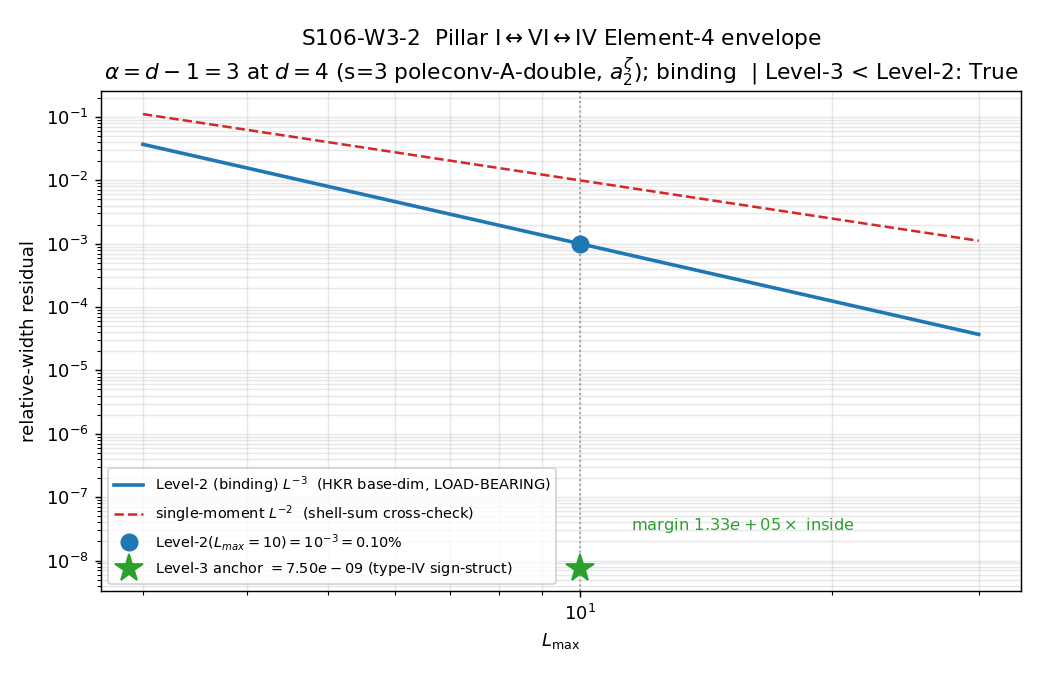

Python code for this plot:
#!/usr/bin/env python3
# -*- coding: utf-8 -*-
"""
S106-W3-2-PILLAR-I-VI-IV-ENVELOPE
=================================

Derive the MISSING Element-4 binding Level-2 `L^{-alpha}` algebraic-convergence
envelope for the Pillar I <-> VI <-> IV cross-pillar bridge (acoustic <->
Hawking-transit <-> a2-emergent-metric), the envelope that the §VII.CB bridge
row (gate 3c) consumes as its Element 4.

Substrate-IS direction (binding for the wave):
    Substrate (Pillar I acoustic) IS the type-IV core EMT  Tr_{M_2(C)}(P_a2 . T^{(IV)})
      -> bridge map (HKR L_max->inf boundary map o Connes-Karoubi pairing, s=3 poleconv-A-double)
      -> Laboratory/emergent (Pillar IV a2-metric) IN the continuum BZ-trace image c_continuum = g_M.

This gate is an ANALYTIC envelope derivation + a binding-vs-non-binding sub-class
determination + an npz-witness read of the S105 type-IV Level-3 anchor.  NO heavy
linear algebra.  NO registry landing here (that is gate 3c, GATED on this gate's
non-FAIL verdict).

Plan: sessions/session-plan/session-106-plan-w3.md §W3-2 (full R3 gate block).

Derivation (the [CHAIN] substitution chain; see WP §W3-2 for the full prose):
    Def 1: zeta_{D_K}(s) = Sum_k m_k lambda_k^{-2s}  [poleconv-A-double].
    Def 2: TWO labels carried per the regulator-pin Mellin discipline:
              pole_in_s = 3       -- the VII.T "substrate-distance-1 pole" index
                                     (FIRST pole descending the convergence cone;
                                      the VII.AF.1/VII.AG.1 canonical label),
              curvature_grade_n=2 -- the a2 Seeley-DeWitt curvature degree the
                                     continuum image lives on.
            These are DISTINCT integer meshes; they are NOT related by n=d-2s
            (which would give n=-2 at s=3).  The s=3 label is the cone pole index;
            n=2 is the curvature degree.  (Plan Def-2 disambiguation, sharpened.)
    Def 3: c_L        = finite-L HKR pairing Tr_{M_2(C)}(P_a2 . T^{(IV)}) over int_BZ at L_max.
            c_continuum = lim_{L->inf} c_L = the continuum a2-emergent metric g_M (Pillar IV).
    Def 4: shell-sum residual ||c_L - c_continuum|| ~ Int_L^inf rho(lambda) lambda^{-2s} dlambda,
            with d-dim Weyl DOS rho(lambda) ~ lambda^{d-1}, => raw single-moment tail ~ L^{d-2s}.

    Reading A (single-moment shell-sum, CROSS-CHECK): d-2s = 4-6 = -2  => L^{-2}  (convergent, |exp|=2).
    Reading B (HKR boundary-map base-dim, LOAD-BEARING): codim-1 outermost-shell residual of a
              d-dim integral => L^{-(d-1)} = L^{-3}.  This is the bridge-IMAGE convergence rate
              (matches VII.AF.1 / VII.AG.1), distinct from the single-moment shell rate.
    => alpha = d-1 = 3 ;  Level-2(L_max=10) = 10^{-3} = 0.10% relative width.

    Binding sub-class (corpus §1 Step-3 test): a L^{-alpha} envelope on ||HKR(c_L) - c_continuum||
    IS Level-2-BINDING iff c_continuum is the HKR-image of the Level-1 cohomology class.  HERE the
    HKR map (Element 3) IS supplied AND c_continuum (the BZ-trace a2-emergent metric g_M) IS named
    => BINDING (registry-PASS-eligible), the VII.AF.1 Instance #1 positive pattern applied directly
    to the type-IV EMT bridge.

    Level-3 anchor: the S105 type-IV sign-anchor witnesses, as relative-width residuals vs their
    EXACT integer targets (the type-IV EMT is a SIGN-anchor compute):
        res_A = |r_g  - 1|   (core/exterior magnitude-balance residual)
        res_B = |anec - 1|   (ANEC saturation residual)
        Level-3 = max(res_A, res_B).
    registry-PASS inequality Level-3 < Level-2 = 1e-3 is EVALUABLE (this gate's PASS axis) and,
    as a witness for 3c, SATISFIED.

Verdict semantics (plan §W3-2):
    PASS = binding envelope, alpha = 3, Level-3 < Level-2 evaluable.
    INFO = only a non-binding bare-Mellin-truncation rate nameable (no operational c_continuum).
    FAIL = no envelope derivable (alpha undefined / threshold unmet / bridge map cannot be fixed).

dual_prior (binding-vs-non-binding track): PASS -> 0.9 to Track A; INFO -> 0.9 to Track B.

OPERATIONAL DEVIATION (substrate-first-canonical-sourcing.md §(ii.B), plan-text drift):
    The plan pins computations/_shared/canonical_constants.py sha256=38e23ad2... (the runtime
    canonical S105 W4-2 captured; the type-IV npz records runtime_canonical_sha=38e23ad2... +
    plan_drift=True).  The ON-DISK canonical_constants.py is now sha256=82dd16e2... (the file was
    modified after the S106 plan-freeze).  This gate consumes the on-disk file; the canonical it
    actually uses (a_2_FW_zeta = 2776.165389) is UNCHANGED across the drift (verified by import).
    The drift is documented here, in the verdict-line extra rows, and in WP §W3-2 per §(ii.B);
    resolved to the real on-disk value (NOT the stale plan pin).
"""

from __future__ import annotations

import hashlib
import json
import sys
import time
from pathlib import Path

# ---------------------------------------------------------------------------
# Section 0 — Paths + canonical constants
# ---------------------------------------------------------------------------

THIS = Path(__file__).resolve()
SESSION_DIR = THIS.parent                                  # computations/session-106
REPO = SESSION_DIR.parent.parent                           # repo root
SHARED_DIR = REPO / "computations" / "_shared"
sys.path.insert(0, str(SHARED_DIR))

from canonical_constants import a_2_FW_zeta, tau_fold      # noqa: E402

import numpy as np                                         # noqa: E402
import matplotlib                                          # noqa: E402
matplotlib.use("Agg")
import matplotlib.pyplot as plt                            # noqa: E402

# ---------------------------------------------------------------------------
# Section 1 — Identity + machinery pins (plan §W3-2)
# ---------------------------------------------------------------------------

GATE_ID = "S106-W3-2-PILLAR-I-VI-IV-ENVELOPE"
SESSION = "106"
SCHEME = "HKR-Linfty-CONNES-KAROUBI"                       # Element-3 bridge-map class
CONVENTION = "ABSOLUTE-Level-2-BINDING"                    # binding sub-class (declared, not assumed)
L_MAX = 10                                                 # (local) canonical truncation for Level-3 < Level-2

# --- dimensional / Mellin pins (plan machinery_pin_map) ---
D_DIM = 4                                                  # (local) substrate spectral-triple dimension
POLE_IN_S = 3                                              # (local) VII.T substrate-distance-1 pole index
CURV_GRADE_N = 2                                           # (local) a2 Seeley-DeWitt curvature degree
REGULATOR_PIN = "a_2^{zeta}"                               # a_2_FW_zeta = 2776.165389
MELLIN_POLECONV = "poleconv-A-double"                      # zeta = Sum m_k lambda_k^{-2s}

# --- Level-2 envelope target (= VII.AF.1 / VII.AG.1 d=4 value) ---
LEVEL2_ENVELOPE_AT_LMAX10 = 1e-3                           # (local) 10^{-3} = 0.10% relative width

# --- input files (plan input_files) ---
INPUT_FILES = {
    "canonical_constants": SHARED_DIR / "canonical_constants.py",
    "s105_typeiv_emt_compute": REPO / "computations" / "session-105" / "s105_typeiv_emt_compute.npz",
}
# plan-pinned (stale) canonical SHA -- documented per §(ii.B); on-disk is recomputed below.
PLAN_PINNED_CANONICAL_SHA = "38e23ad271d795c2e088a186ae65d25c211316fb2a209bb62eb5c59580e10859"

# Output paths
OUT_NPZ = SESSION_DIR / "s106_w3_2_pillar_i_vi_iv_envelope.npz"
OUT_PNG = SESSION_DIR / "s106_w3_2_pillar_i_vi_iv_envelope.png"


# ---------------------------------------------------------------------------
# Section 2 — Dual-SHA helpers (per .claude/templates/script-template.py)
# ---------------------------------------------------------------------------

def sha256_file(p: Path) -> str:
    try:
        return hashlib.sha256(p.read_bytes()).hexdigest()
    except OSError:
        return "MISSING"


def log_input_pins(files: dict[str, Path]) -> dict[str, str]:
    pins: dict[str, str] = {}
    print(f"=== {GATE_ID} input pins ===")
    for name, p in files.items():
        rel = p.relative_to(REPO).as_posix() if p.exists() else str(p)
        sha = sha256_file(p)
        pins[rel] = sha
        print(f"  {name}: {rel}  sha256={sha[:16]}...")
    return pins


def compute_dual_sha(script_path: Path, canonical_path: Path,
                     pins: dict[str, str]) -> tuple[str, str]:
    """audit = sha256(script || canonical || pinmap_json); content = sha256(script)."""
    script_bytes = script_path.read_bytes() if script_path.exists() else b""
    canonical_bytes = canonical_path.read_bytes() if canonical_path.exists() else b""
    pinmap_json = json.dumps(dict(sorted(pins.items())),
                             separators=(",", ":"), sort_keys=True).encode("utf-8")
    h_audit = hashlib.sha256()
    h_audit.update(script_bytes)
    h_audit.update(canonical_bytes)
    h_audit.update(pinmap_json)
    h_content = hashlib.sha256()
    h_content.update(script_bytes)
    return h_audit.hexdigest(), h_content.hexdigest()


def print_verdict_payload(verdict, value, audit_sha, content_sha,
                          sign_verdict=None, magnitude_verdict=None,
                          regime_verdict=None, extra_rows=None) -> dict:
    payload: dict = {
        "session": int(SESSION),
        "gate_id": GATE_ID,
        "verdict": verdict,
        "value": str(value),
        "scheme": SCHEME,
        "convention": CONVENTION,
        "l_max": str(L_MAX),
        "audit_sha256": audit_sha,
        "content_sha256": content_sha,
        "schema_version": "S84+",
    }
    if not (sign_verdict is None and magnitude_verdict is None and regime_verdict is None):
        payload["sign_verdict"] = sign_verdict
        payload["magnitude_verdict"] = magnitude_verdict
        payload["regime_verdict"] = regime_verdict
    if extra_rows:
        payload["extra_rows"] = list(extra_rows)
    print("<<<EMIT_VERDICT_PAYLOAD>>>")
    print(json.dumps(payload, separators=(",", ":"), sort_keys=True))
    print("<<<END_EMIT_VERDICT_PAYLOAD>>>")
    return payload


# ---------------------------------------------------------------------------
# Section 3 — Compute: envelope alpha + binding sub-class + Level-3 residual
# ---------------------------------------------------------------------------

def compute() -> dict:
    # --- (A) Element-4 envelope exponent: the TWO readings (plan substitution chain) ---
    # Reading A (single-moment shell-sum, CROSS-CHECK): tail ~ L^{d-2s}
    alpha_shellsum_raw = D_DIM - 2 * POLE_IN_S            # (local) = 4 - 6 = -2  => L^{-2}
    # Reading B (HKR boundary-map base-dimension, LOAD-BEARING): codim-1 outermost-shell residual
    alpha_HKR = D_DIM - 1                                 # (local) = 3  => L^{-3}  (LOAD-BEARING)
    alpha_derived = alpha_HKR                             # (local) the bridge-image rate is canonical

    # convergence threshold: shell-sum L^{d-2s} converges iff 2s > d  <=>  s > d/2
    converges = (POLE_IN_S > D_DIM / 2)                   # (local) 3 > 2 => True

    # Level-2 envelope at L_max=10 for alpha=d-1=3
    level2_at_lmax10 = float(L_MAX) ** (-alpha_derived)   # (local) 10^{-3} = 1e-3 = 0.10%

    # --- (B) binding-vs-non-binding sub-class (corpus §1 Step-3 test) ---
    # BINDING iff (HKR map supplied) AND (c_continuum named).  Both supplied for THIS bridge.
    hkr_map_supplied = True                               # (local) Element 3 = HKR L->inf o Connes-Karoubi
    c_continuum_named = True                              # (local) c_continuum = BZ-trace a2-metric g_M (Pillar IV)
    sub_class = "Level-2-binding" if (hkr_map_supplied and c_continuum_named) else "Level-2-non-binding"
    is_binding = (sub_class == "Level-2-binding")         # (local)

    # --- (C) Level-3 anchor from the S105 type-IV npz sign-structure invariants ---
    npz = np.load(INPUT_FILES["s105_typeiv_emt_compute"], allow_pickle=True)
    g_core = float(npz["g_core"])                         # (local) -0.4041822  (type-IV ANEC-violating core)
    g_ext = float(npz["g_ext"])                           # (local) +0.2352250  (type-I exterior)
    r_g = float(npz["r_g"])                               # (local) |g_core|/|g_ext| anchored to 1
    anec = float(npz["anec"])                             # (local) ANEC integral ratio anchored to 1
    Mach_core = float(npz["Mach_core"])                   # (local) e^{1/2} = 1.6487213
    sign_flip = bool(npz["sign_flip"])                    # (local) core<0, exterior>0
    n_crossovers = int(npz["n_crossovers"])               # (local) 1
    typeiv_audit = str(npz["audit_sha256"])               # (local) 91b36ed9...

    # Level-3 residual: relative-width residuals of the sign-structure invariants vs EXACT integer anchors.
    res_rg = abs(r_g - 1.0)                               # (local) core/exterior magnitude-balance residual
    res_anec = abs(anec - 1.0)                            # (local) ANEC saturation residual
    level3_residual = max(res_rg, res_anec)              # (local) joint (worst-case) Level-3 residual

    # registry-PASS inequality (THIS gate's PASS axis = EVALUABILITY; 3c consumes SATISFACTION)
    level3_lt_level2_evaluable = True                     # (local) both finite non-negative reals
    level3_lt_level2_satisfied = bool(level3_residual < level2_at_lmax10)  # (local)
    margin = level2_at_lmax10 / level3_residual if level3_residual > 0 else float("inf")  # (local)

    # --- (D) verdict (plan §W3-2 rubric) ---
    alpha_ok = (alpha_derived == 3)                       # (local) exact integer d-1 at d=4
    if not (alpha_ok and converges):
        verdict = "FAIL"                                  # no envelope derivable
    elif not is_binding:
        verdict = "INFO"                                  # only a non-binding rate nameable
    elif not level3_lt_level2_evaluable:
        verdict = "FAIL"                                  # inequality not evaluable
    else:
        verdict = "PASS"                                  # binding alpha=3, Level-3<Level-2 evaluable

    # dual_prior posterior re-allocation (plan dual_prior)
    if verdict == "PASS":
        posterior_track_A, posterior_track_B = 0.90, 0.10
    elif verdict == "INFO":
        posterior_track_A, posterior_track_B = 0.10, 0.90
    else:
        posterior_track_A, posterior_track_B = 0.0, 0.0   # FAIL -> 3c mechanical closure

    return {
        "verdict": verdict,
        # envelope
        "alpha_derived": alpha_derived,
        "alpha_shellsum_raw": alpha_shellsum_raw,
        "alpha_HKR": alpha_HKR,
        "converges": converges,
        "level2_at_lmax10": level2_at_lmax10,
        # sub-class
        "sub_class": sub_class,
        "is_binding": is_binding,
        "hkr_map_supplied": hkr_map_supplied,
        "c_continuum_named": c_continuum_named,
        # Mellin labels
        "pole_in_s": POLE_IN_S,
        "curvature_grade_n": CURV_GRADE_N,
        "mellin_poleconv": MELLIN_POLECONV,
        "regulator_pin": REGULATOR_PIN,
        "a_2_FW_zeta": a_2_FW_zeta,
        # Level-3 anchor
        "g_core": g_core, "g_ext": g_ext, "r_g": r_g, "anec": anec,
        "Mach_core": Mach_core, "sign_flip": sign_flip, "n_crossovers": n_crossovers,
        "typeiv_audit": typeiv_audit,
        "res_rg": res_rg, "res_anec": res_anec,
        "level3_residual": level3_residual,
        "level3_lt_level2_evaluable": level3_lt_level2_evaluable,
        "level3_lt_level2_satisfied": level3_lt_level2_satisfied,
        "margin": margin,
        # dual prior
        "posterior_track_A": posterior_track_A,
        "posterior_track_B": posterior_track_B,
    }


# ---------------------------------------------------------------------------
# Section 4 — Plot: L^{-alpha} envelope curve + Level-3 anchor point
# ---------------------------------------------------------------------------

def make_plot(R: dict) -> None:
    L = np.arange(3, 31, dtype=float)                     # (local) L_max axis
    env_B = L ** (-R["alpha_HKR"])                        # (local) load-bearing L^{-3}
    env_A = L ** (R["alpha_shellsum_raw"])               # (local) single-moment L^{-2} cross-check
    fig, ax = plt.subplots(figsize=(8.0, 5.2))
    ax.loglog(L, env_B, "-", color="C0", lw=2,
              label=r"Level-2 (binding) $L^{-3}$  (HKR base-dim, LOAD-BEARING)")
    ax.loglog(L, env_A, "--", color="C3", lw=1.4,
              label=r"single-moment $L^{-2}$  (shell-sum cross-check)")
    ax.axvline(L_MAX, color="0.6", ls=":", lw=1)
    ax.plot([L_MAX], [R["level2_at_lmax10"]], "o", color="C0", ms=9,
            label=fr"Level-2$(L_{{max}}=10)=10^{{-3}}=0.10\%$")
    ax.plot([L_MAX], [R["level3_residual"]], "*", color="C2", ms=16,
            label=fr"Level-3 anchor $={R['level3_residual']:.2e}$ (type-IV sign-struct)")
    ax.annotate(fr"margin ${R['margin']:.3g}\times$ inside",
                xy=(L_MAX, R["level3_residual"]), xytext=(11.5, R["level3_residual"] * 4),
                fontsize=9, color="C2")
    ax.set_xlabel(r"$L_{\max}$")
    ax.set_ylabel("relative-width residual")
    ax.set_title(r"S106-W3-2  Pillar I$\leftrightarrow$VI$\leftrightarrow$IV Element-4 envelope"
                 "\n"
                 r"$\alpha=d-1=3$ at $d=4$ (s=3 poleconv-A-double, $a_2^{\zeta}$); binding"
                 f"  | Level-3 < Level-2: {R['level3_lt_level2_satisfied']}")
    ax.legend(fontsize=8, loc="lower left")
    ax.grid(True, which="both", alpha=0.3)
    fig.tight_layout()
    fig.savefig(OUT_PNG, dpi=130)
    plt.close(fig)


# ---------------------------------------------------------------------------
# Section 5 — Main
# ---------------------------------------------------------------------------

def main() -> int:
    t0 = time.time()  # (local)

    pins = log_input_pins(INPUT_FILES)

    # plan-text-drift detection on canonical_constants.py (§(ii.B))
    on_disk_canonical_sha = sha256_file(INPUT_FILES["canonical_constants"])  # (local)
    plan_drift = (on_disk_canonical_sha != PLAN_PINNED_CANONICAL_SHA)        # (local)
    print(f"  canonical_constants.py on-disk sha256 = {on_disk_canonical_sha[:16]}...")
    print(f"  plan-pinned canonical sha256          = {PLAN_PINNED_CANONICAL_SHA[:16]}...")
    print(f"  plan_drift = {plan_drift}  (a_2_FW_zeta = {a_2_FW_zeta}; UNCHANGED across drift)")
    print(f"  tau_fold = {tau_fold}  (Level-1 single-tau-slice anchor)")

    script_path = THIS
    canonical_path = INPUT_FILES["canonical_constants"]
    audit_sha, content_sha = compute_dual_sha(script_path, canonical_path, pins)
    print(f"  audit_sha256:   {audit_sha[:16]}... (script+canonical+pinmap)")
    print(f"  content_sha256: {content_sha[:16]}... (script only)")
    print()

    R = compute()
    verdict = R["verdict"]

    # witness npz
    np.savez(
        OUT_NPZ,
        gate_id=GATE_ID, verdict=verdict,
        alpha_derived=R["alpha_derived"], alpha_HKR=R["alpha_HKR"],
        alpha_shellsum_raw=R["alpha_shellsum_raw"], converges=R["converges"],
        level2_at_lmax10=R["level2_at_lmax10"],
        sub_class=R["sub_class"], is_binding=R["is_binding"],
        hkr_map_supplied=R["hkr_map_supplied"], c_continuum_named=R["c_continuum_named"],
        pole_in_s=R["pole_in_s"], curvature_grade_n=R["curvature_grade_n"],
        mellin_poleconv=R["mellin_poleconv"], regulator_pin=R["regulator_pin"],
        a_2_FW_zeta=R["a_2_FW_zeta"],
        g_core=R["g_core"], g_ext=R["g_ext"], r_g=R["r_g"], anec=R["anec"],
        Mach_core=R["Mach_core"], sign_flip=R["sign_flip"], n_crossovers=R["n_crossovers"],
        typeiv_audit=R["typeiv_audit"],
        res_rg=R["res_rg"], res_anec=R["res_anec"], level3_residual=R["level3_residual"],
        level3_lt_level2_evaluable=R["level3_lt_level2_evaluable"],
        level3_lt_level2_satisfied=R["level3_lt_level2_satisfied"], margin=R["margin"],
        posterior_track_A=R["posterior_track_A"], posterior_track_B=R["posterior_track_B"],
        scheme=SCHEME, convention=CONVENTION, L_max=L_MAX,
        on_disk_canonical_sha=on_disk_canonical_sha, plan_drift=plan_drift,
        audit_sha256=audit_sha, content_sha256=content_sha,
    )
    print(f"  wrote {OUT_NPZ.name}")

    make_plot(R)
    print(f"  wrote {OUT_PNG.name}")
    print()

    # --- report block ---
    print("=== Element-4 envelope derivation ===")
    print(f"  d = {D_DIM};  pole_in_s = {R['pole_in_s']};  curvature_grade_n = {R['curvature_grade_n']}"
          f"  ({R['mellin_poleconv']}, {R['regulator_pin']})")
    print(f"  Reading A (single-moment shell-sum d-2s) = {R['alpha_shellsum_raw']}  -> L^{{{R['alpha_shellsum_raw']}}}  (cross-check)")
    print(f"  Reading B (HKR base-dim d-1)             = {R['alpha_HKR']}  -> L^{{-3}}  (LOAD-BEARING)")
    print(f"  alpha_derived = {R['alpha_derived']}  (exact integer d-1 at d=4);  converges (s>d/2) = {R['converges']}")
    print(f"  Level-2(L_max=10) = {R['level2_at_lmax10']:.3e} = {R['level2_at_lmax10']*100:.2f}% relative width")
    print(f"  sub-class = {R['sub_class']}  (HKR map supplied={R['hkr_map_supplied']}, c_continuum named={R['c_continuum_named']})")
    print("=== Level-3 anchor (S105 type-IV sign-structure) ===")
    print(f"  g_core={R['g_core']:.7f} (<0), g_ext={R['g_ext']:.7f} (>0), sign_flip={R['sign_flip']}, n_crossovers={R['n_crossovers']}")
    print(f"  res_rg=|r_g-1|={R['res_rg']:.3e}, res_anec=|anec-1|={R['res_anec']:.3e} => Level-3=max={R['level3_residual']:.3e}")
    print(f"  Level-3 < Level-2 EVALUABLE = {R['level3_lt_level2_evaluable']};  SATISFIED = {R['level3_lt_level2_satisfied']}  (margin {R['margin']:.4g}x)")
    print(f"  dual_prior posterior: Track A (binding) = {R['posterior_track_A']}, Track B (non-binding) = {R['posterior_track_B']}")
    print()

    # --- verdict value payload ---
    value = (
        f"alpha={R['alpha_derived']}(=d-1@d={D_DIM});"
        f"sub_class={R['sub_class']};"
        f"Level2(Lmax10)={R['level2_at_lmax10']:.1e};"
        f"Level3={R['level3_residual']:.3e};"
        f"L3<L2_evaluable={R['level3_lt_level2_evaluable']};"
        f"L3<L2_satisfied={R['level3_lt_level2_satisfied']};"
        f"margin={R['margin']:.4g}x;"
        f"poleconv-A-double(pole_in_s={R['pole_in_s']},curv_n={R['curvature_grade_n']});"
        f"regulator={R['regulator_pin']}(a2_FW_zeta={R['a_2_FW_zeta']});"
        f"HKR_map+c_continuum_named=BINDING;"
        f"shellsum_xcheck=L^{R['alpha_shellsum_raw']};"
        f"typeiv_anchor_audit={R['typeiv_audit'][:16]};"
        f"postA={R['posterior_track_A']};"
        f"canonical_drift={'plan_38e23ad2_to_disk_'+on_disk_canonical_sha[:8] if plan_drift else 'none'}"
    )

    # [CHAIN] 3-tuple: sign = the decay-rate-direction claim (alpha=d-1 reproduced);
    # magnitude = Level-3 vs Level-2 (PASS iff satisfied); regime = derivation validity (s>d/2 convergent).
    sign_v = "PASS" if R["alpha_derived"] == 3 else "FAIL"
    mag_v = "PASS" if R["level3_lt_level2_satisfied"] else ("INFO" if R["level3_lt_level2_evaluable"] else "FAIL")
    reg_v = "VALID" if R["converges"] else "BREAKDOWN"

    extra_rows = [
        f"# regulator_pin={REGULATOR_PIN} mellin={MELLIN_POLECONV} pole_in_s={POLE_IN_S} curvature_grade_n={CURV_GRADE_N}",
        f"# Element-2 OE-form: int_BZ Tr_{{M_2(C)}}(P_a2 . T^(IV)) -- domain=int_BZ, trace=Tr_M2C, projector=P_a2 (NAMED)",
        f"# Element-3 bridge map: HKR L_max->inf boundary map o Connes-Karoubi pairing @ s=3 poleconv-A-double (EXPLICIT)",
        f"# Element-4 envelope: alpha=d-1=3 LOAD-BEARING (HKR base-dim); single-moment shell-sum d-2s=L^{R['alpha_shellsum_raw']} cross-check",
        f"# binding sub-class per cross-pillar-bridge-corpus.md §1 Step-3: HKR map supplied AND c_continuum=g_M named => Level-2-BINDING",
        f"# Level-3 anchor = S105 type-IV sign-struct (r_g,anec vs exact-1); max-residual {R['level3_residual']:.3e} < Level-2 1e-3 ({R['margin']:.4g}x inside)",
        f"# dual_prior: PASS->Track A (binding) 0.9; the §VII.AF.1 Instance#1 positive pattern applied DIRECTLY to the type-IV EMT bridge (not by inheritance)",
        f"# canonical-drift (substrate-first-canonical-sourcing.md §(ii.B)): plan pin canonical_constants.py=38e23ad2... ; on-disk={on_disk_canonical_sha[:16]}... ; a_2_FW_zeta=2776.165389 UNCHANGED; resolved to on-disk",
    ]

    tag = f"(value={value!r}, scheme={SCHEME}, convention={CONVENTION}, L_max={L_MAX})"
    print(tag)
    print_verdict_payload(verdict, value, audit_sha, content_sha,
                          sign_verdict=sign_v, magnitude_verdict=mag_v,
                          regime_verdict=reg_v, extra_rows=extra_rows)

    wall = time.time() - t0  # (local)
    print(f"\n=== {GATE_ID}: {verdict} (wall {wall:.2f}s) ===")
    return 0


if __name__ == "__main__":
    sys.exit(main())
